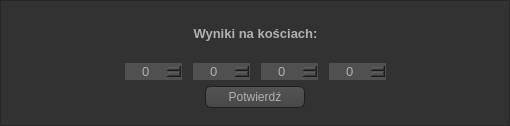
<?xml version="1.0" encoding="UTF-8"?>
<ui version="4.0">
 <class>dialogbox_postcalculation</class>
 <widget class="QFrame" name="dialogbox_postcalculation">
  <property name="windowModality">
   <enum>Qt::ApplicationModal</enum>
  </property>
  <property name="geometry">
   <rect>
    <x>0</x>
    <y>0</y>
    <width>510</width>
    <height>126</height>
   </rect>
  </property>
  <property name="windowTitle">
   <string>Kontynuuj obliczenia</string>
  </property>
  <property name="styleSheet">
   <string notr="true">QToolTip
{
     border: 1px solid black;
     background-color: #ffa02f;
     padding: 1px;
     border-radius: 3px;
     
	color: #000000
}

QWidget
{
    color: #b1b1b1;
    background-color: #323232;
}

QWidget:item:hover
{
    background-color: QLinearGradient( x1: 0, y1: 0, x2: 0, y2: 1, stop: 0 #ffa02f, stop: 1 #ca0619);
    color: #000000;
}

QWidget:item:selected
{
    background-color: QLinearGradient( x1: 0, y1: 0, x2: 0, y2: 1, stop: 0 #ffa02f, stop: 1 #d7801a);
}

QMenuBar::item
{
    background: transparent;
}

QMenuBar::item:selected
{
    background: transparent;
    border: 1px solid #ffaa00;
}

QMenuBar::item:pressed
{
    background: #444;
    border: 1px solid #000;
    background-color: QLinearGradient(
        x1:0, y1:0,
        x2:0, y2:1,
        stop:1 #212121,
        stop:0.4 #343434/*,
        stop:0.2 #343434,
        stop:0.1 #ffaa00*/
    );
    margin-bottom:-1px;
    padding-bottom:1px;
}

QMenu
{
    border: 1px solid #000;
}

QMenu::item
{
    padding: 2px 20px 2px 20px;
}

QMenu::item:selected
{
    color: #000000;
}

QWidget:disabled
{
    color: #404040;
    background-color: #323232;
}

QAbstractItemView
{
    background-color: QLinearGradient( x1: 0, y1: 0, x2: 0, y2: 1, stop: 0 #4d4d4d, stop: 0.1 #646464, stop: 1 #5d5d5d);
}

QWidget:focus
{
    /*border: 2px solid QLinearGradient( x1: 0, y1: 0, x2: 0, y2: 1, stop: 0 #ffa02f, stop: 1 #d7801a);*/
}

QLineEdit
{
    background-color: QLinearGradient( x1: 0, y1: 0, x2: 0, y2: 1, stop: 0 #4d4d4d, stop: 0 #646464, stop: 1 #5d5d5d);
    padding: 1px;
    border-style: solid;
    border: 1px solid #1e1e1e;
    border-radius: 5;
}

QPushButton
{
    color: #b1b1b1;
    background-color: QLinearGradient( x1: 0, y1: 0, x2: 0, y2: 1, stop: 0 #565656, stop: 0.1 #525252, stop: 0.5 #4e4e4e, stop: 0.9 #4a4a4a, stop: 1 #464646);
    border-width: 1px;
    border-color: #1e1e1e;
    border-style: solid;
    border-radius: 6;
    padding: 3px;
    font-size: 12px;
    padding-left: 5px;
    padding-right: 5px;
}

QPushButton:pressed
{
    background-color: QLinearGradient( x1: 0, y1: 0, x2: 0, y2: 1, stop: 0 #2d2d2d, stop: 0.1 #2b2b2b, stop: 0.5 #292929, stop: 0.9 #282828, stop: 1 #252525);
}

QComboBox
{
    selection-background-color: #ffaa00;
    background-color: QLinearGradient( x1: 0, y1: 0, x2: 0, y2: 1, stop: 0 #565656, stop: 0.1 #525252, stop: 0.5 #4e4e4e, stop: 0.9 #4a4a4a, stop: 1 #464646);
    border-style: solid;
    border: 1px solid #1e1e1e;
    border-radius: 5;
}

QComboBox:hover,QPushButton:hover
{
    border: 2px solid QLinearGradient( x1: 0, y1: 0, x2: 0, y2: 1, stop: 0 #ffa02f, stop: 1 #d7801a);
}


QComboBox:on
{
    padding-top: 3px;
    padding-left: 4px;
    background-color: QLinearGradient( x1: 0, y1: 0, x2: 0, y2: 1, stop: 0 #2d2d2d, stop: 0.1 #2b2b2b, stop: 0.5 #292929, stop: 0.9 #282828, stop: 1 #252525);
    selection-background-color: #ffaa00;
}

QComboBox QAbstractItemView
{
    border: 2px solid darkgray;
    selection-background-color: QLinearGradient( x1: 0, y1: 0, x2: 0, y2: 1, stop: 0 #ffa02f, stop: 1 #d7801a);
}

QComboBox::drop-down
{
     subcontrol-origin: padding;
     subcontrol-position: top right;
     width: 15px;

     border-left-width: 0px;
     border-left-color: darkgray;
     border-left-style: solid; /* just a single line */
     border-top-right-radius: 3px; /* same radius as the QComboBox */
     border-bottom-right-radius: 3px;
 }

QComboBox::down-arrow
{
     image: url(:/images/down_arrow.png);
}

QGroupBox:focus
{
border: 2px solid QLinearGradient( x1: 0, y1: 0, x2: 0, y2: 1, stop: 0 #ffa02f, stop: 1 #d7801a);
}

QTextEdit:focus
{
    border: 2px solid QLinearGradient( x1: 0, y1: 0, x2: 0, y2: 1, stop: 0 #ffa02f, stop: 1 #d7801a);
}

QScrollBar:horizontal {
     border: 1px solid #222222;
     background: QLinearGradient( x1: 0, y1: 0, x2: 0, y2: 1, stop: 0.0 #121212, stop: 0.2 #282828, stop: 1 #484848);
     height: 7px;
     margin: 0px 16px 0 16px;
}

QScrollBar::handle:horizontal
{
      background: QLinearGradient( x1: 0, y1: 0, x2: 1, y2: 0, stop: 0 #ffa02f, stop: 0.5 #d7801a, stop: 1 #ffa02f);
      min-height: 20px;
      border-radius: 2px;
}

QScrollBar::add-line:horizontal {
      border: 1px solid #1b1b19;
      border-radius: 2px;
      background: QLinearGradient( x1: 0, y1: 0, x2: 1, y2: 0, stop: 0 #ffa02f, stop: 1 #d7801a);
      width: 14px;
      subcontrol-position: right;
      subcontrol-origin: margin;
}

QScrollBar::sub-line:horizontal {
      border: 1px solid #1b1b19;
      border-radius: 2px;
      background: QLinearGradient( x1: 0, y1: 0, x2: 1, y2: 0, stop: 0 #ffa02f, stop: 1 #d7801a);
      width: 14px;
     subcontrol-position: left;
     subcontrol-origin: margin;
}

QScrollBar::right-arrow:horizontal, QScrollBar::left-arrow:horizontal
{
      border: 1px solid black;
      width: 1px;
      height: 1px;
      background: white;
}

QScrollBar::add-page:horizontal, QScrollBar::sub-page:horizontal
{
      background: none;
}

QScrollBar:vertical
{
      background: QLinearGradient( x1: 0, y1: 0, x2: 1, y2: 0, stop: 0.0 #121212, stop: 0.2 #282828, stop: 1 #484848);
      width: 7px;
      margin: 16px 0 16px 0;
      border: 1px solid #222222;
}

QScrollBar::handle:vertical
{
      background: QLinearGradient( x1: 0, y1: 0, x2: 0, y2: 1, stop: 0 #ffa02f, stop: 0.5 #d7801a, stop: 1 #ffa02f);
      min-height: 20px;
      border-radius: 2px;
}

QScrollBar::add-line:vertical
{
      border: 1px solid #1b1b19;
      border-radius: 2px;
      background: QLinearGradient( x1: 0, y1: 0, x2: 0, y2: 1, stop: 0 #ffa02f, stop: 1 #d7801a);
      height: 14px;
      subcontrol-position: bottom;
      subcontrol-origin: margin;
}

QScrollBar::sub-line:vertical
{
      border: 1px solid #1b1b19;
      border-radius: 2px;
      background: QLinearGradient( x1: 0, y1: 0, x2: 0, y2: 1, stop: 0 #d7801a, stop: 1 #ffa02f);
      height: 14px;
      subcontrol-position: top;
      subcontrol-origin: margin;
}

QScrollBar::up-arrow:vertical, QScrollBar::down-arrow:vertical
{
      border: 1px solid black;
      width: 1px;
      height: 1px;
      background: white;
}


QScrollBar::add-page:vertical, QScrollBar::sub-page:vertical
{
      background: none;
}

QTextEdit
{
    background-color: #242424;
}

QPlainTextEdit
{
    background-color: #242424;
}

QHeaderView::section
{
    background-color: QLinearGradient(x1:0, y1:0, x2:0, y2:1, stop:0 #616161, stop: 0.5 #505050, stop: 0.6 #434343, stop:1 #656565);
    color: white;
    padding-left: 4px;
    border: 1px solid #6c6c6c;
}

QCheckBox:disabled
{
color: #414141;
}

QDockWidget::title
{
    text-align: center;
    spacing: 3px; /* spacing between items in the tool bar */
    background-color: QLinearGradient(x1:0, y1:0, x2:0, y2:1, stop:0 #323232, stop: 0.5 #242424, stop:1 #323232);
}

QDockWidget::close-button, QDockWidget::float-button
{
    text-align: center;
    spacing: 1px; /* spacing between items in the tool bar */
    background-color: QLinearGradient(x1:0, y1:0, x2:0, y2:1, stop:0 #323232, stop: 0.5 #242424, stop:1 #323232);
}

QDockWidget::close-button:hover, QDockWidget::float-button:hover
{
    background: #242424;
}

QDockWidget::close-button:pressed, QDockWidget::float-button:pressed
{
    padding: 1px -1px -1px 1px;
}

QMainWindow::separator
{
    background-color: QLinearGradient(x1:0, y1:0, x2:0, y2:1, stop:0 #161616, stop: 0.5 #151515, stop: 0.6 #212121, stop:1 #343434);
    color: white;
    padding-left: 4px;
    border: 1px solid #4c4c4c;
    spacing: 3px; /* spacing between items in the tool bar */
}

QMainWindow::separator:hover
{

    background-color: QLinearGradient(x1:0, y1:0, x2:0, y2:1, stop:0 #d7801a, stop:0.5 #b56c17 stop:1 #ffa02f);
    color: white;
    padding-left: 4px;
    border: 1px solid #6c6c6c;
    spacing: 3px; /* spacing between items in the tool bar */
}

QToolBar::handle
{
     spacing: 3px; /* spacing between items in the tool bar */
     background: url(:/images/handle.png);
}

QMenu::separator
{
    height: 2px;
    background-color: QLinearGradient(x1:0, y1:0, x2:0, y2:1, stop:0 #161616, stop: 0.5 #151515, stop: 0.6 #212121, stop:1 #343434);
    color: white;
    padding-left: 4px;
    margin-left: 10px;
    margin-right: 5px;
}

QProgressBar
{
    border: 2px solid grey;
    border-radius: 5px;
    text-align: center;
}

QProgressBar::chunk
{
    background-color: #d7801a;
    width: 2.15px;
    margin: 0.5px;
}

QTabBar::tab {
    color: #b1b1b1;
    border: 1px solid #444;
    border-bottom-style: none;
    background-color: #323232;
    padding-left: 10px;
    padding-right: 10px;
    padding-top: 3px;
    padding-bottom: 2px;
    margin-right: -1px;
}

QTabWidget::pane {
    border: 1px solid #444;
    top: 1px;
}

QTabBar::tab:last
{
    margin-right: 0; /* the last selected tab has nothing to overlap with on the right */
    border-top-right-radius: 3px;
}

QTabBar::tab:first:!selected
{
 margin-left: 0px; /* the last selected tab has nothing to overlap with on the right */


    border-top-left-radius: 3px;
}

QTabBar::tab:!selected
{
    color: #b1b1b1;
    border-bottom-style: solid;
    margin-top: 3px;
    background-color: QLinearGradient(x1:0, y1:0, x2:0, y2:1, stop:1 #212121, stop:.4 #343434);
}

QTabBar::tab:selected
{
    border-top-left-radius: 3px;
    border-top-right-radius: 3px;
    margin-bottom: 0px;
}

QTabBar::tab:!selected:hover
{
    /*border-top: 2px solid #ffaa00;
    padding-bottom: 3px;*/
    border-top-left-radius: 3px;
    border-top-right-radius: 3px;
    background-color: QLinearGradient(x1:0, y1:0, x2:0, y2:1, stop:1 #212121, stop:0.4 #343434, stop:0.2 #343434, stop:0.1 #ffaa00);
}

QRadioButton::indicator:checked, QRadioButton::indicator:unchecked{
    color: #b1b1b1;
    background-color: #323232;
    border: 1px solid #b1b1b1;
    border-radius: 6px;
}

QRadioButton::indicator:checked
{
    background-color: qradialgradient(
        cx: 0.5, cy: 0.5,
        fx: 0.5, fy: 0.5,
        radius: 1.0,
        stop: 0.25 #ffaa00,
        stop: 0.3 #323232
    );
}

QCheckBox::indicator{
    color: #b1b1b1;
    background-color: #323232;
    border: 1px solid #b1b1b1;
    width: 9px;
    height: 9px;
}

QRadioButton::indicator
{
    border-radius: 6px;
}

QRadioButton::indicator:hover, QCheckBox::indicator:hover
{
    border: 1px solid #ffaa00;
}

QCheckBox::indicator:checked
{
    image:url(:/images/checkbox.png);
}

QCheckBox::indicator:disabled, QRadioButton::indicator:disabled
{
    border: 1px solid #444;
}

QTableView QTableCornerButton::section {
    color: #b1b1b1;
    background-color: #323232;
}

QSpinBox
{
background-color: #505050;
border: black;
}
</string>
  </property>
  <property name="frameShape">
   <enum>QFrame::StyledPanel</enum>
  </property>
  <property name="frameShadow">
   <enum>QFrame::Plain</enum>
  </property>
  <widget class="QWidget" name="">
   <property name="geometry">
    <rect>
     <x>120</x>
     <y>10</y>
     <width>271</width>
     <height>98</height>
    </rect>
   </property>
   <layout class="QVBoxLayout" name="verticalLayout">
    <item>
     <widget class="QLabel" name="label">
      <property name="font">
       <font>
        <pointsize>10</pointsize>
        <weight>75</weight>
        <bold>true</bold>
       </font>
      </property>
      <property name="text">
       <string>Wyniki na kościach:</string>
      </property>
      <property name="alignment">
       <set>Qt::AlignCenter</set>
      </property>
     </widget>
    </item>
    <item>
     <layout class="QHBoxLayout" name="horizontalLayout">
      <item>
       <widget class="QSpinBox" name="spinBox_dice1">
        <property name="minimumSize">
         <size>
          <width>57</width>
          <height>0</height>
         </size>
        </property>
        <property name="maximumSize">
         <size>
          <width>57</width>
          <height>16777215</height>
         </size>
        </property>
        <property name="font">
         <font>
          <pointsize>10</pointsize>
          <weight>50</weight>
          <bold>false</bold>
         </font>
        </property>
        <property name="alignment">
         <set>Qt::AlignCenter</set>
        </property>
        <property name="buttonSymbols">
         <enum>QAbstractSpinBox::UpDownArrows</enum>
        </property>
        <property name="accelerated">
         <bool>true</bool>
        </property>
        <property name="maximum">
         <number>100</number>
        </property>
       </widget>
      </item>
      <item>
       <widget class="QSpinBox" name="spinBox_dice2">
        <property name="minimumSize">
         <size>
          <width>57</width>
          <height>0</height>
         </size>
        </property>
        <property name="maximumSize">
         <size>
          <width>57</width>
          <height>16777215</height>
         </size>
        </property>
        <property name="font">
         <font>
          <pointsize>10</pointsize>
          <weight>50</weight>
          <bold>false</bold>
         </font>
        </property>
        <property name="alignment">
         <set>Qt::AlignCenter</set>
        </property>
        <property name="accelerated">
         <bool>true</bool>
        </property>
        <property name="maximum">
         <number>100</number>
        </property>
       </widget>
      </item>
      <item>
       <widget class="QSpinBox" name="spinBox_dice3">
        <property name="minimumSize">
         <size>
          <width>57</width>
          <height>0</height>
         </size>
        </property>
        <property name="maximumSize">
         <size>
          <width>57</width>
          <height>16777215</height>
         </size>
        </property>
        <property name="font">
         <font>
          <pointsize>10</pointsize>
          <weight>50</weight>
          <bold>false</bold>
         </font>
        </property>
        <property name="alignment">
         <set>Qt::AlignCenter</set>
        </property>
        <property name="accelerated">
         <bool>true</bool>
        </property>
        <property name="maximum">
         <number>100</number>
        </property>
       </widget>
      </item>
      <item>
       <widget class="QSpinBox" name="spinBox_dice4">
        <property name="minimumSize">
         <size>
          <width>57</width>
          <height>0</height>
         </size>
        </property>
        <property name="maximumSize">
         <size>
          <width>57</width>
          <height>16777215</height>
         </size>
        </property>
        <property name="font">
         <font>
          <pointsize>10</pointsize>
          <weight>50</weight>
          <bold>false</bold>
         </font>
        </property>
        <property name="alignment">
         <set>Qt::AlignCenter</set>
        </property>
        <property name="accelerated">
         <bool>true</bool>
        </property>
        <property name="maximum">
         <number>100</number>
        </property>
       </widget>
      </item>
     </layout>
    </item>
    <item>
     <layout class="QHBoxLayout" name="horizontalLayout_3">
      <item>
       <widget class="QPushButton" name="pushButton">
        <property name="maximumSize">
         <size>
          <width>100</width>
          <height>16777215</height>
         </size>
        </property>
        <property name="text">
         <string>Potwierdź</string>
        </property>
       </widget>
      </item>
     </layout>
    </item>
   </layout>
  </widget>
 </widget>
 <resources/>
 <connections/>
</ui>
